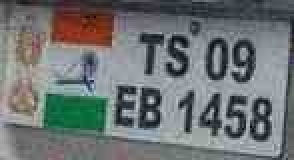
#> input picture backend/training/data/augmented/recognition/test/8187c22d-5fa4-4976-9c00-80b2ab66b97d___1290890d1411349145-take-look-number-plate-img_20140903_093600_hdr.jpg_plate0_aug3.jpg, 147 x 80 px (shown 2 times larger)
$ python -i image_processing.py   (imports and definitions only)
#> lines starting #> are read from the running program, lines starting #| are printed output that depends on the picture; after the words box and inside, x2 and y2 are one past the last pixel; in counts of white or black regions, pixels touching at a corner belong together
#> further down, picture is the input picture: shape (80, 147, 3); mean B, G, R 115.7, 115.4, 110.6
"""Pure in-memory image helpers.

Nothing in this module ever writes to disk. Images only ever exist as
NumPy arrays / raw bytes held in local variables for the lifetime of a
single request.
"""
from __future__ import annotations

import gc
from dataclasses import dataclass
from typing import Iterable, Optional, Sequence

import cv2
import numpy as np

from app.config.settings import Settings


class InvalidImageError(ValueError):
    """Raised when an uploaded file is not a decodable/allowed image."""


@dataclass(frozen=True)
class BoundingBox:
    x1: int
    y1: int
    x2: int
    y2: int

    # [7 lines left out: function clipped, not called in this run]

    @property
    def as_tuple(self) -> tuple[int, int, int, int]:
        return self.x1, self.y1, self.x2, self.y2


# [14 lines that did not run here, left out]


def bytes_to_image(image_bytes: bytes) -> np.ndarray:
    """Decode raw bytes straight into an OpenCV BGR array. Never touches disk."""
    np_array = np.frombuffer(image_bytes, np.uint8)
    frame = cv2.imdecode(np_array, cv2.IMREAD_COLOR)
    if frame is None:
        raise InvalidImageError("Uploaded file could not be decoded as an image")
    return frame


def crop_region(image: np.ndarray, box: BoundingBox, margin_ratio: float = 0.0) -> np.ndarray:
    """Return a copy of the pixels inside ``box`` (with optional margin), clipped to bounds."""
    height, width = image.shape[:2]
    if margin_ratio:
        mw = int((box.x2 - box.x1) * margin_ratio)
        mh = int((box.y2 - box.y1) * margin_ratio)
        box = BoundingBox(box.x1 - mw, box.y1 - mh, box.x2 + mw, box.y2 + mh)
    box = box.clipped(width, height)
    x1, y1, x2, y2 = box.as_tuple
    if x2 <= x1 or y2 <= y1:
        raise InvalidImageError("Computed crop region is empty")
    return image[y1:y2, x1:x2].copy()


def resize_min_side(image: np.ndarray, min_side: int = 64) -> np.ndarray:
    """Upscale small crops so OCR has enough resolution to work with."""
    h, w = image.shape[:2]
    shortest = min(h, w)
    if shortest == 0:
        raise InvalidImageError("Cannot resize an empty image")
    if shortest >= min_side:
        return image
    scale = min_side / float(shortest)
    return cv2.resize(image, (int(w * scale), int(h * scale)), interpolation=cv2.INTER_CUBIC)


def upscale_plate(image: np.ndarray, target_height: int = 128) -> np.ndarray:
    """Upscale a plate crop so its height is at least ``target_height`` pixels.

    Uses INTER_LANCZOS4 for highest-quality upscaling, which preserves
    character edge sharpness better than INTER_CUBIC for small plates.
    """
    h, w = image.shape[:2]
    if h == 0 or w == 0:
        raise InvalidImageError("Cannot resize an empty image")
    if h >= target_height:
        return image
    scale = target_height / float(h)
    new_w = int(w * scale)
    new_h = int(h * scale)
    return cv2.resize(image, (new_w, new_h), interpolation=cv2.INTER_LANCZOS4)


def to_grayscale(image: np.ndarray) -> np.ndarray:
    if len(image.shape) == 2:
        return image
    return cv2.cvtColor(image, cv2.COLOR_BGR2GRAY)


def enhance_contrast(gray: np.ndarray) -> np.ndarray:
    """CLAHE-based local contrast enhancement. Mild by design."""
    clahe = cv2.createCLAHE(clipLimit=2.0, tileGridSize=(8, 8))
    return clahe.apply(gray)


def sharpen(gray: np.ndarray) -> np.ndarray:
    kernel = np.array([[0, -1, 0], [-1, 5, -1], [0, -1, 0]])
    return cv2.filter2D(gray, -1, kernel)


def denoise(gray: np.ndarray) -> np.ndarray:
    return cv2.fastNlMeansDenoising(gray, h=10)


def unsharp_mask(gray: np.ndarray, sigma: float = 1.0, strength: float = 1.5) -> np.ndarray:
    """Unsharp mask: sharpen edges without amplifying noise.

    Blurs the image with a Gaussian, then adds the difference back to the
    original. More controllable than a simple kernel-based sharpen.
    """
    blurred = cv2.GaussianBlur(gray, (0, 0), sigma)
    sharpened = cv2.addWeighted(gray, 1.0 + strength, blurred, -strength, 0)
    return sharpened


def deskew(image: np.ndarray, max_angle: float = 15.0) -> np.ndarray:
    """Correct small rotational skew in a plate crop.

    Uses the minAreaRect of all non-zero pixels to estimate the rotation
    angle, then rotates the image to make the text horizontal. Only
    corrects angles up to ``max_angle`` degrees to avoid over-correcting.
    """
    if len(image.shape) == 3:
        gray = cv2.cvtColor(image, cv2.COLOR_BGR2GRAY)
    else:
        gray = image

    # Threshold to get text pixels
    _, binary = cv2.threshold(gray, 0, 255, cv2.THRESH_BINARY_INV + cv2.THRESH_OTSU)
    coords = np.column_stack(np.where(binary > 0))
    if len(coords) < 10:
        return image

    angle = cv2.minAreaRect(coords)[-1]
    # minAreaRect returns angle in [-90, 0). Normalize to [-45, 45).
    if angle < -45:
        angle = 90 + angle

    if abs(angle) > max_angle or abs(angle) < 0.1:
        return image

    h, w = image.shape[:2]
    center = (w // 2, h // 2)
    matrix = cv2.getRotationMatrix2D(center, angle, 1.0)
    return cv2.warpAffine(image, matrix, (w, h), flags=cv2.INTER_CUBIC, borderMode=cv2.BORDER_REPLICATE)


def remove_borders(image: np.ndarray, border_threshold: int = 200) -> np.ndarray:
    """Remove white or dark borders around a plate crop.

    Borders (screw heads, plate frame, background) can confuse OCR.
    Crops rows/columns from each edge that are predominantly above
    ``border_threshold`` (white) or below ``50`` (dark).
    """
    if len(image.shape) == 3:
        gray = cv2.cvtColor(image, cv2.COLOR_BGR2GRAY)
    else:
        gray = image

    h, w = gray.shape[:2]
    if h < 10 or w < 10:
        return image

    # Compute row and column means
    row_means = gray.mean(axis=1)
    col_means = gray.mean(axis=0)

    # Find first/last rows that contain actual text (not border)
    text_rows = np.where((row_means > 50) & (row_means < border_threshold))[0]
    text_cols = np.where((col_means > 50) & (col_means < border_threshold))[0]

    if len(text_rows) == 0 or len(text_cols) == 0:
        return image

    top = max(0, text_rows[0] - 1)
    bottom = min(h, text_rows[-1] + 2)
    left = max(0, text_cols[0] - 1)
    right = min(w, text_cols[-1] + 2)

    # Only crop if we're removing less than 40% of the image
    if (bottom - top) < h * 0.6 or (right - left) < w * 0.6:
        return image

    return image[top:bottom, left:right].copy()


# [4 lines left out: function adaptive_threshold, not called in this run]


def enhance_plate_image(
    plate_image: np.ndarray,
    steps: Sequence[str] = ("upscale", "deskew", "remove_borders", "grayscale", "contrast", "denoise", "unsharp_mask"),
) -> np.ndarray:
    """Apply a configurable enhancement chain before OCR.

    Defaults use a stronger pipeline than before:
    - ``upscale``: Lanczos upscaling to ensure at least 128px height
    - ``deskew``: correct small rotational skew
    - ``remove_borders``: crop white/dark borders that confuse OCR
    - ``grayscale``: convert to grayscale
    - ``contrast``: CLAHE local contrast enhancement
    - ``denoise``: non-local means denoising
    - ``unsharp_mask``: edge sharpening via unsharp mask
    """
    result = plate_image
    for step in steps:
        if step == "resize":
            result = resize_min_side(result, min_side=64)
        elif step == "upscale":
            result = upscale_plate(result, target_height=128)
        elif step == "deskew":
            result = deskew(result)
        elif step == "remove_borders":
            result = remove_borders(result)
        elif step == "grayscale":
            result = to_grayscale(result)
        elif step == "contrast":
            result = enhance_contrast(to_grayscale(result) if len(result.shape) == 3 else result)
        elif step == "sharpen":
            result = sharpen(to_grayscale(result) if len(result.shape) == 3 else result)
        elif step == "unsharp_mask":
            g = to_grayscale(result) if len(result.shape) == 3 else result
            result = unsharp_mask(g)
        elif step == "denoise":
            result = denoise(to_grayscale(result) if len(result.shape) == 3 else result)
        elif step == "threshold":
            result = adaptive_threshold(to_grayscale(result) if len(result.shape) == 3 else result)
#> this loop made 7 passes
#> angle in deskew on pass 2: 0
#> (top in remove_borders, bottom in remove_borders, left in remove_borders, right in remove_borders) on pass 3: (0, 128, 0, 235)
#> pass 1, in enhance_plate_image, `result = upscale_plate(result, target_height=128)`:
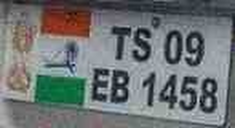
#> result: shape (128, 235, 3); mean B, G, R 115.7, 115.4, 110.6
#> pass 2, in deskew, `gray = cv2.cvtColor(image, cv2.COLOR_BGR2GRAY)`:
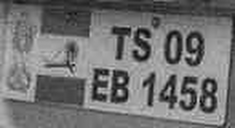
#> gray: shape (128, 235); min 7, max 205, mean 114.2
#> pass 2, in deskew, `_, binary = cv2.threshold(gray, 0, 255, cv2.THRESH_BINARY_INV + cv2.TH..`:
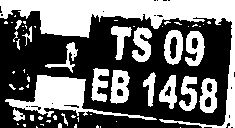
#> binary: shape (128, 235); 42.1% white; 61 white regions (41 under 20 px), largest, box (x1, y1, x2, y2) and area: (0, 0, 235, 128) 5970, (5, 75, 157, 120) 2055, (110, 70, 130, 104) 469
#> after the loop:
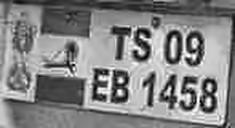
#> g: shape (128, 235); min 4, max 255, mean 132.2
#> after the loop:
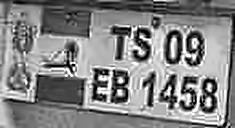
#> result: shape (128, 235); min 0, max 255, mean 132.1
    return result


# [80 lines left out: functions correct_perspective, _order_corners, discard, not called in this run]

>>> import cv2
>>> picture = cv2.imread('../../training/data/augmented/recognition/test/8187c22d-5fa4-4976-9c00-80b2ab66b97d___1290890d1411349145-take-look-number-plate-img_20140903_093600_hdr.jpg_plate0_aug3.jpg')
>>> result = enhance_plate_image(picture)
